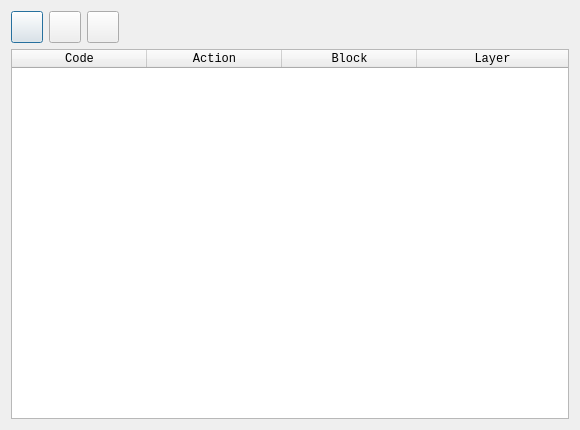
<?xml version="1.0" encoding="UTF-8"?>
<ui version="4.0">
 <class>TT_DialogCodesSettings</class>
 <widget class="QDialog" name="TT_DialogCodesSettings">
  <property name="geometry">
   <rect>
    <x>0</x>
    <y>0</y>
    <width>580</width>
    <height>430</height>
   </rect>
  </property>
  <property name="windowTitle">
   <string>Codes</string>
  </property>
  <layout class="QVBoxLayout" name="verticalLayout">
   <item>
    <layout class="QHBoxLayout" name="horizontalLayout">
     <item>
      <widget class="QPushButton" name="pb_add">
       <property name="minimumSize">
        <size>
         <width>32</width>
         <height>32</height>
        </size>
       </property>
       <property name="maximumSize">
        <size>
         <width>32</width>
         <height>32</height>
        </size>
       </property>
       <property name="icon">
        <iconset resource="../../../res/icons/icons.qrc">
         <normaloff>:/icons/add.svg</normaloff>:/icons/add.svg</iconset>
       </property>
       <property name="iconSize">
        <size>
         <width>24</width>
         <height>24</height>
        </size>
       </property>
      </widget>
     </item>
     <item>
      <widget class="QPushButton" name="pb_remove">
       <property name="minimumSize">
        <size>
         <width>32</width>
         <height>32</height>
        </size>
       </property>
       <property name="maximumSize">
        <size>
         <width>32</width>
         <height>32</height>
        </size>
       </property>
       <property name="icon">
        <iconset resource="../../../res/icons/icons.qrc">
         <normaloff>:/icons/remove.svg</normaloff>:/icons/remove.svg</iconset>
       </property>
       <property name="iconSize">
        <size>
         <width>24</width>
         <height>24</height>
        </size>
       </property>
      </widget>
     </item>
     <item>
      <widget class="QPushButton" name="pb_edit">
       <property name="minimumSize">
        <size>
         <width>32</width>
         <height>32</height>
        </size>
       </property>
       <property name="maximumSize">
        <size>
         <width>32</width>
         <height>32</height>
        </size>
       </property>
       <property name="icon">
        <iconset resource="../../../res/icons/icons.qrc">
         <normaloff>:/icons/attributes.svg</normaloff>:/icons/attributes.svg</iconset>
       </property>
       <property name="iconSize">
        <size>
         <width>24</width>
         <height>24</height>
        </size>
       </property>
      </widget>
     </item>
     <item>
      <spacer name="horizontalSpacer">
       <property name="orientation">
        <enum>Qt::Orientation::Horizontal</enum>
       </property>
       <property name="sizeHint" stdset="0">
        <size>
         <width>40</width>
         <height>20</height>
        </size>
       </property>
      </spacer>
     </item>
    </layout>
   </item>
   <item>
    <widget class="QTableWidget" name="tw">
     <property name="font">
      <font>
       <family>Monospace</family>
       <pointsize>10</pointsize>
      </font>
     </property>
     <property name="editTriggers">
      <set>QAbstractItemView::EditTrigger::NoEditTriggers</set>
     </property>
     <property name="alternatingRowColors">
      <bool>true</bool>
     </property>
     <property name="selectionMode">
      <enum>QAbstractItemView::SelectionMode::SingleSelection</enum>
     </property>
     <property name="selectionBehavior">
      <enum>QAbstractItemView::SelectionBehavior::SelectRows</enum>
     </property>
     <attribute name="horizontalHeaderDefaultSectionSize">
      <number>135</number>
     </attribute>
     <attribute name="horizontalHeaderStretchLastSection">
      <bool>true</bool>
     </attribute>
     <column>
      <property name="text">
       <string>Code</string>
      </property>
      <property name="font">
       <font>
        <family>Monospace</family>
        <pointsize>9</pointsize>
       </font>
      </property>
     </column>
     <column>
      <property name="text">
       <string>Action</string>
      </property>
      <property name="font">
       <font>
        <family>Monospace</family>
        <pointsize>9</pointsize>
       </font>
      </property>
     </column>
     <column>
      <property name="text">
       <string>Block</string>
      </property>
      <property name="font">
       <font>
        <family>Monospace</family>
        <pointsize>9</pointsize>
       </font>
      </property>
     </column>
     <column>
      <property name="text">
       <string>Layer</string>
      </property>
      <property name="font">
       <font>
        <family>Monospace</family>
        <pointsize>9</pointsize>
       </font>
      </property>
     </column>
    </widget>
   </item>
  </layout>
 </widget>
 <resources>
  <include location="../../../res/icons/icons.qrc"/>
 </resources>
 <connections>
  <connection>
   <sender>pb_add</sender>
   <signal>pressed()</signal>
   <receiver>TT_DialogCodesSettings</receiver>
   <slot>slot_addCode()</slot>
   <hints>
    <hint type="sourcelabel">
     <x>25</x>
     <y>25</y>
    </hint>
    <hint type="destinationlabel">
     <x>289</x>
     <y>214</y>
    </hint>
   </hints>
  </connection>
  <connection>
   <sender>pb_edit</sender>
   <signal>pressed()</signal>
   <receiver>TT_DialogCodesSettings</receiver>
   <slot>slot_editCode()</slot>
   <hints>
    <hint type="sourcelabel">
     <x>101</x>
     <y>25</y>
    </hint>
    <hint type="destinationlabel">
     <x>289</x>
     <y>214</y>
    </hint>
   </hints>
  </connection>
  <connection>
   <sender>pb_remove</sender>
   <signal>pressed()</signal>
   <receiver>TT_DialogCodesSettings</receiver>
   <slot>slot_removeCode()</slot>
   <hints>
    <hint type="sourcelabel">
     <x>63</x>
     <y>25</y>
    </hint>
    <hint type="destinationlabel">
     <x>289</x>
     <y>214</y>
    </hint>
   </hints>
  </connection>
  <connection>
   <sender>tw</sender>
   <signal>cellDoubleClicked(int,int)</signal>
   <receiver>TT_DialogCodesSettings</receiver>
   <slot>slot_editCode()</slot>
   <hints>
    <hint type="sourcelabel">
     <x>289</x>
     <y>234</y>
    </hint>
    <hint type="destinationlabel">
     <x>289</x>
     <y>214</y>
    </hint>
   </hints>
  </connection>
 </connections>
 <slots>
  <slot>slot_addCode()</slot>
  <slot>slot_editCode()</slot>
  <slot>slot_removeCode()</slot>
 </slots>
</ui>
